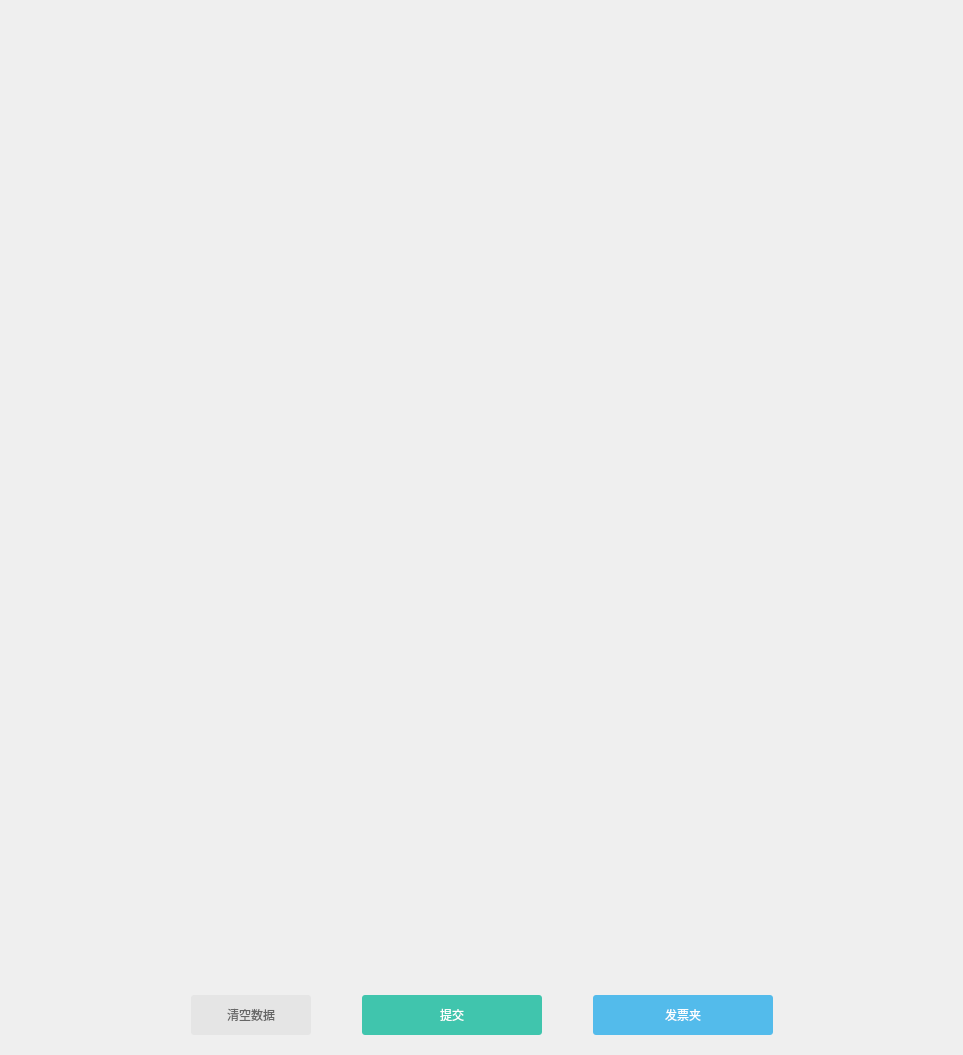
<?xml version="1.0" encoding="UTF-8"?>
<ui version="4.0">
 <class>IndexDialog</class>
 <widget class="QDialog" name="IndexDialog">
  <property name="windowModality">
   <enum>Qt::ApplicationModal</enum>
  </property>
  <property name="geometry">
   <rect>
    <x>0</x>
    <y>0</y>
    <width>963</width>
    <height>1055</height>
   </rect>
  </property>
  <property name="windowTitle">
   <string>账e捷电子报销系统-浏览</string>
  </property>
  <property name="windowIcon">
   <iconset resource="res.qrc">
    <normaloff>:/imag/logo.png</normaloff>:/imag/logo.png</iconset>
  </property>
  <property name="styleSheet">
   <string notr="true">color: rgb(51, 51, 51);
</string>
  </property>
  <layout class="QVBoxLayout" name="verticalLayout">
   <property name="leftMargin">
    <number>0</number>
   </property>
   <property name="topMargin">
    <number>0</number>
   </property>
   <property name="rightMargin">
    <number>0</number>
   </property>
   <property name="bottomMargin">
    <number>20</number>
   </property>
   <item>
    <layout class="QHBoxLayout" name="horizontalLayout_head"/>
   </item>
   <item>
    <layout class="QHBoxLayout" name="horizontalLayout">
     <property name="spacing">
      <number>0</number>
     </property>
     <property name="sizeConstraint">
      <enum>QLayout::SetFixedSize</enum>
     </property>
     <property name="topMargin">
      <number>0</number>
     </property>
     <property name="rightMargin">
      <number>0</number>
     </property>
    </layout>
   </item>
   <item>
    <widget class="QScrollArea" name="scrollArea">
     <property name="sizePolicy">
      <sizepolicy hsizetype="Expanding" vsizetype="Expanding">
       <horstretch>0</horstretch>
       <verstretch>0</verstretch>
      </sizepolicy>
     </property>
     <property name="minimumSize">
      <size>
       <width>0</width>
       <height>0</height>
      </size>
     </property>
     <property name="frameShape">
      <enum>QFrame::NoFrame</enum>
     </property>
     <property name="horizontalScrollBarPolicy">
      <enum>Qt::ScrollBarAlwaysOff</enum>
     </property>
     <property name="widgetResizable">
      <bool>true</bool>
     </property>
     <property name="alignment">
      <set>Qt::AlignCenter</set>
     </property>
     <widget class="QWidget" name="scrollAreaWidgetContents">
      <property name="geometry">
       <rect>
        <x>0</x>
        <y>0</y>
        <width>963</width>
        <height>968</height>
       </rect>
      </property>
     </widget>
    </widget>
   </item>
   <item>
    <layout class="QHBoxLayout" name="horizontalLayout_2">
     <property name="spacing">
      <number>51</number>
     </property>
     <property name="topMargin">
      <number>0</number>
     </property>
     <item>
      <spacer name="horizontalSpacer">
       <property name="orientation">
        <enum>Qt::Horizontal</enum>
       </property>
       <property name="sizeHint" stdset="0">
        <size>
         <width>40</width>
         <height>20</height>
        </size>
       </property>
      </spacer>
     </item>
     <item>
      <widget class="MyButton" name="pushButton_cancel">
       <property name="sizePolicy">
        <sizepolicy hsizetype="Preferred" vsizetype="Preferred">
         <horstretch>0</horstretch>
         <verstretch>0</verstretch>
        </sizepolicy>
       </property>
       <property name="minimumSize">
        <size>
         <width>100</width>
         <height>36</height>
        </size>
       </property>
       <property name="focusPolicy">
        <enum>Qt::NoFocus</enum>
       </property>
       <property name="styleSheet">
        <string notr="true">width:120px;
font: 12pt &quot;微软雅黑&quot;;
height:40px;
background:rgba(229,229,229,1);
border-radius:3px;
color: rgb(102, 102, 102);</string>
       </property>
       <property name="text">
        <string>清空数据</string>
       </property>
       <property name="iconSize">
        <size>
         <width>20</width>
         <height>20</height>
        </size>
       </property>
       <property name="autoRepeat">
        <bool>false</bool>
       </property>
       <property name="autoDefault">
        <bool>true</bool>
       </property>
       <property name="default">
        <bool>false</bool>
       </property>
       <property name="flat">
        <bool>false</bool>
       </property>
      </widget>
     </item>
     <item>
      <widget class="MyButton" name="pushButton_sumbit">
       <property name="minimumSize">
        <size>
         <width>100</width>
         <height>36</height>
        </size>
       </property>
       <property name="focusPolicy">
        <enum>Qt::NoFocus</enum>
       </property>
       <property name="styleSheet">
        <string notr="true">width:180px;
font: 12pt &quot;微软雅黑&quot;;
color: rgb(255, 255, 255);
height:40px;
background:rgba(64,197,173,1);
border-radius:3px;</string>
       </property>
       <property name="text">
        <string>提交</string>
       </property>
       <property name="iconSize">
        <size>
         <width>20</width>
         <height>20</height>
        </size>
       </property>
       <property name="flat">
        <bool>false</bool>
       </property>
      </widget>
     </item>
     <item>
      <widget class="QPushButton" name="pushButton_webpage">
       <property name="minimumSize">
        <size>
         <width>100</width>
         <height>36</height>
        </size>
       </property>
       <property name="focusPolicy">
        <enum>Qt::NoFocus</enum>
       </property>
       <property name="styleSheet">
        <string notr="true">width:180px;
height:40px;
background:rgba(83,187,235,1);
border-radius:3px;
color: rgb(255, 255, 255);
font: 12pt &quot;微软雅黑&quot;;</string>
       </property>
       <property name="text">
        <string>发票夹</string>
       </property>
      </widget>
     </item>
     <item>
      <spacer name="horizontalSpacer_2">
       <property name="orientation">
        <enum>Qt::Horizontal</enum>
       </property>
       <property name="sizeHint" stdset="0">
        <size>
         <width>40</width>
         <height>20</height>
        </size>
       </property>
      </spacer>
     </item>
    </layout>
   </item>
  </layout>
 </widget>
 <customwidgets>
  <customwidget>
   <class>MyButton</class>
   <extends>QPushButton</extends>
   <header location="global">mybutton.h</header>
  </customwidget>
 </customwidgets>
 <resources>
  <include location="res.qrc"/>
 </resources>
 <connections/>
</ui>
